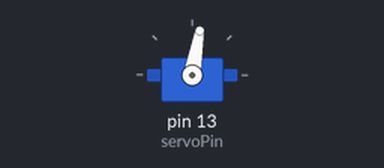
Simulated run of this sketch. Board: Arduino Uno, built with avr-gcc and run on an emulated ATmega328P. Parts: servo.

Above: at 0.15 s.
Timing chart, 0 to 1.6 s (numbered marks = the images above):
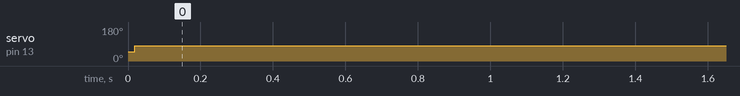

The sketch:

automatic_clicker.ino
```cpp
#include <Servo.h>

Servo myServo;  // Create a servo object

int onPosition = 50;     // Servo position for "ON" (adjust as needed)
int offPosition = 80;   // Servo position for "OFF" (adjust as needed)
int servoPin = 13;       // Pin where the servo is connected

void setup() {
  myServo.attach(servoPin);  // Attach the servo to the pin
  myServo.write(offPosition);  // Start with the servo in the "OFF" position
}

void loop() {
  // Move servo to "ON" position
  myServo.write(onPosition);
  delay(2);  // Wait for 1 second

  // Move servo to "OFF" position
  myServo.write(offPosition);
  delay(2);  // Wait for 1 second
}
```

Measured:
- by itself, servo on pin 13 (servoPin): 50° → 80° at 0.02 s
